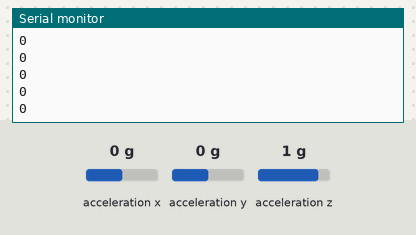
The sketch below on a simulated ESP32. Shown: the last lines printed to the serial monitor. Inputs (shaded band) come from the test bench; at power-on: acceleration x 0 g, acceleration y 0 g, acceleration z 1 g. No radio packets arrive unless stated.

Above: at 1.6 s.
1.7 s: acceleration x set to -1.4 g
At 1.74 s:
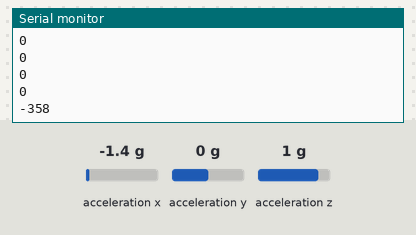
3.2 s: acceleration x set to -0.8 g
At 3.26 s:
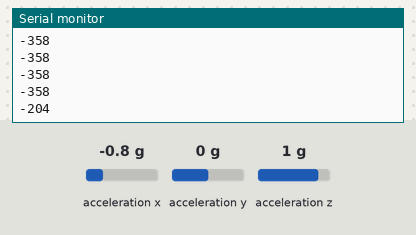
Timing chart, 0 to 6.2 s (numbered marks = the images above; inputs shaded):
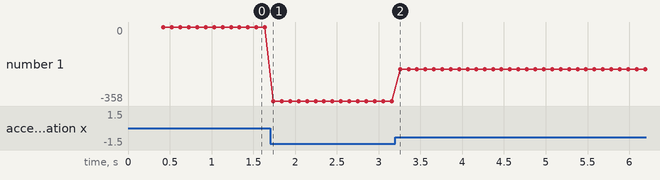

The sketch:

sheeptracker_with_adxl.ino
```cpp
/*Inclusion des bibliotheques*/

//Bibliotheques a inclure pour le gps
//#include <SoftwareSerial.h>
#include <TinyGPS.h>

//Bibloitheques a inclure pour le module lora
#include <SPI.h>
#include <LoRa.h>

#include <Wire.h>

#include <ADXL345.h>

/***************************************
//Bibloitheques pour l'ecran OLED du LORA (peut etre enleve on ne se servira pas de l'ecran
#include <Adafruit_GFX.h>
#include <Adafruit_SSD1306.h>
#include <splash.h>

//Bibliotheque pour l'ecran
/*Fin de l'inclusion des bibliotheques*/
/***************************************/

/*Declaration des constantes*/
//Broches utilisees pour le module LoRa
#define SCK 5
#define MISO 19
#define MOSI 27
#define SS 18
#define RST 14
#define DIO0 26
//Valeur a ecrire
#define BAND 866E6
#define BANDWIDTH 125E3
#define SPREADF 7
#define SYNCWD 0x12

/******************************
//Broches utilisees pour l'ecran
#define OLED_SDA 4
#define OLED_SCL 15
#define OLED_RST 16
#define SCR_WIDTH 128
#define SCR_HEIGHT 64
*******************************/

/*I2C communication ports on TTGO-LoRa-ESP32-OLED*/
#define SCL 22
#define SDA 21


#define INTEL_TIME 400 //Valeur du delai d'affichage des informations en ms
/********************************************************************/

/*GLOBAL VARS*/


/*display vars*/
//TwoWire scr_bus = TwoWire(0); // i2c bus to communicate with screen
//Adafruit_SSD1306 display(SCR_WIDTH, SCR_HEIGHT, &scr_bus, OLED_RST);


ADXL345 adxl = ADXL345();
int x=0,y=0,z=0;


String trame = "";
String latitude;
String longitude;


void setup() {

  Serial.begin(9600 );

  /* Screen done
     Starting adxl */

  Serial.println("Starting accel");
  adxl.powerOn();
  Serial.println("Accel init :: [OK]");
  delay(INTEL_TIME);


  /* adxl done
     Starting gps */
  Serial.println("Starting GPS ...");
  Serial2.begin(9600,SERIAL_8N1,16,17);
  Serial.println("GPS init :: [OK]");


  Serial.println("Starting LoRa configuration");
  SPI.begin(SCK, MISO, MOSI, SS);
  LoRa.setPins(SS, RST, DIO0);

  /*Check if lora init succeed or not*/
  if (!LoRa.begin(BAND)) {
    Serial.println("Starting lora failed ...");
    while (1);
  }

  /*Configure LoRa*/
  LoRa.setSpreadingFactor(SPREADF);
  LoRa.setSignalBandwidth(BANDWIDTH);
  LoRa.setSyncWord(SYNCWD);

  Serial.println("Lora init :: [OK]");
}

void loop() {
  adxl.readAccel(&x,&y,&z);
  Serial.println(x);
  //LoRaSend();
  delay(100);
}

void testPacket() {
  LoRa.beginPacket();
  LoRa.print("CA PINGUE ?!?!");
  LoRa.endPacket();
}

void LoRaSend()
{
    LoRa.beginPacket();
    //LoRa.print(someValue);
    LoRa.endPacket();
}
```

Measured:
- after the input at 1.7 s, the serial monitor: prints a new line at once (image 1)
- after the input at 3.2 s, the serial monitor: prints a new line after 0.06 s (image 2)
- plotted number 1: 0 → -358 after the input at 1.7 s, -358 → -204 after the input at 3.2 s
